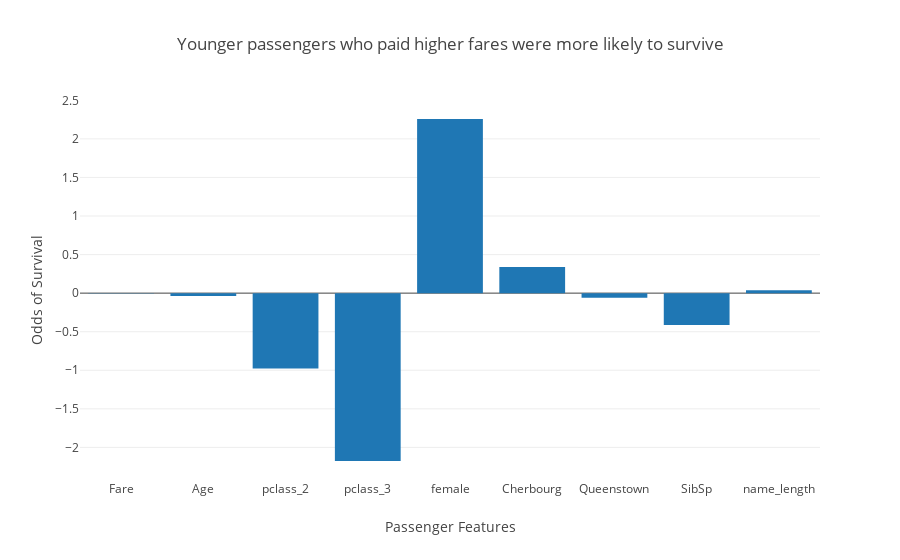

Notebook source saved alongside this figure:
### Code cell
# Let's display that with Plotly.
mydata = [go.Bar(
    x=results['feature'],
    y=results['coefficient']
)]

mylayout = go.Layout(
    title='Younger passengers who paid higher fares were more likely to survive',
    xaxis = {'title': 'Passenger Features'},
    yaxis = {'title': 'Odds of Survival'}, 

)
fig = go.Figure(data=mydata, layout=mylayout)
iplot(fig)

### Figure 1 — Plotly figure (JSON) as saved in the notebook; plotly's stock layout.template omitted (floating-point values rounded to 4 significant figures)
{"data": [{"type": "bar", "uid": "61f864d6-56b9-417f-89e5-ab97f96bb523", "x": ["Fare", "Age", "pclass_2", "pclass_3", "female", "Cherbourg", "Queenstown", "SibSp", "name_length"], "y": [0.001377, -0.03614, -0.9764, -2.176, 2.258, 0.3392, -0.05902, -0.4144, 0.03849]}], "layout": {"title": {"text": "Younger passengers who paid higher fares were more likely to survive"}, "xaxis": {"title": {"text": "Passenger Features"}}, "yaxis": {"title": {"text": "Odds of Survival"}}}}
